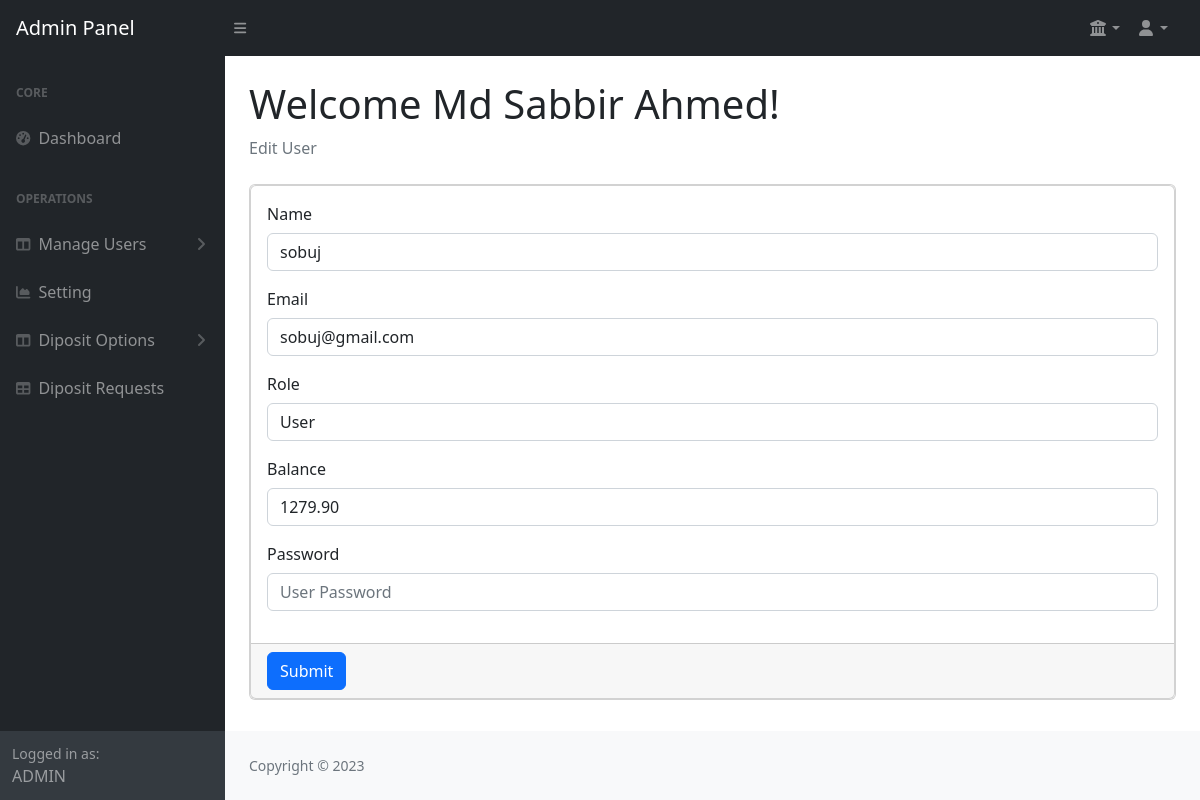
Page /edit-user.php?id=9 (signed in) on the committed database.
### tables this page shows
CREATE TABLE `user` (
  `id` int(11) NOT NULL,
  `name` varchar(100) NOT NULL,
  `email` varchar(100) NOT NULL,
  `password` varchar(100) NOT NULL,
  `role` varchar(50) NOT NULL,
  `balance` decimal(10,2) NOT NULL,
  `created_at` datetime NOT NULL DEFAULT current_timestamp()
);

### edit-user.php (the view, shortened to what this page needs)
<?php include('header.php');?>
<?php
$errors= array();
if ($_SESSION["role"] && $_SESSION["role"] == "admin") {
    if (isset($_GET["id"])) {
        $userId = $_GET["id"];
        $sql = "SELECT * FROM `user` WHERE id = '$userId'";
        $result = mysqli_query($link, $sql);
        if ($result) {
            $user = mysqli_fetch_assoc($result);
            if ($user) {
                $name = $user["name"];
                $email = $user["email"];
                $role = $user["role"];
                $balance = $user["balance"];
            } else {
                $errors[] = "User not found!";
            }
        } else {
            $errors[] = "Error executing query: " . mysqli_error($link);
        }
    }
}
?>
<main>
    <div class="container-fluid px-4">
        <h1 class="mt-4">Welcome <?php echo $_SESSION["name"];?>!</h1>
        <ol class="breadcrumb mb-4">
        <li class="breadcrumb-item active">Edit User</li>
        </ol>
        <div class="card mb-4">
            <div class="card">
            <form action="<?php echo htmlspecialchars($_SERVER["PHP_SELF"]); ?>" method="post" class="theme-form">
                <div class="card-body">
                    <div class="mb-3">
                        <label for="username" class="col-form-label pt-0">Name</label>
                        <input type="text" class="form-control" id="name" name="name" aria-describedby="name" placeholder="Name" required value="<?php echo isset($name) ? htmlspecialchars($name) : ''; ?>">
                    </div>
                    <div class="mb-3">
                        <label for="useremail" class="col-form-label pt-0">Email</label>
                        <input type="email" class="form-control" id="useremail" name="useremail" placeholder="User Email" required value="<?php echo isset($email) ? htmlspecialchars($email) : ''; ?>">
                    </div>
                    <div class="mb-3">
                        <label for="userrole" class="col-form-label pt-0">Role</label>
                        <select class="form-control" id="userrole" name="userrole" required>
                            <option value="user" <?php echo isset($role) && $role == 'user' ? 'selected' : ''; ?>>User</option>
                        </select>
                    </div>
                    <div class="mb-3">
                        <label for="balanceu" class="col-form-label pt-0">Balance</label>
                        <input type="number" step="0.01" min="0" class="form-control" id="balanceu" name="balanceu" placeholder="User Balance" required value="<?php echo isset($balance) ? htmlspecialchars($balance) : ''; ?>">
                    </div>
                    <div class="mb-3">
                        <label for="userpassword" class="col-form-label pt-0">Password</label>
                        <input type="password" class="form-control" id="userpassword" name="userpassword" placeholder="User Password">
                    </div>
                </div>
                <div class="card-footer">
                    <button type="submit" name="submit" class="btn btn-primary">Submit</button>
                </div>
            </form>
                </div>
        </div>
    </div>
</main>
<?php include('footer.php');?>

### rows in the picture
user: name "sobuj", useremail "sobuj@gmail.com", userrole "User", balanceu "1279.90"

### other values in the picture
$_SESSION["role"] "ADMIN"
$_SESSION["name"] "Md Sabbir Ahmed"
